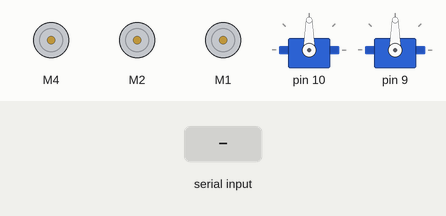
A sketch run on a simulated Arduino Uno, built with avr-gcc and run on an emulated ATmega328P. Parts: 3 × DC motor (green arrow = forward, orange = backward, longer = faster), 2 × servo. Inputs (shaded band) come from the test bench.

Above: at 1.2 s.
1.3 s: "1,90\n" received over Serial
At 3.3 s:
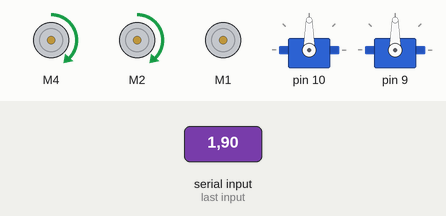
3.8 s: "0\n" received over Serial
At 5.1 s:
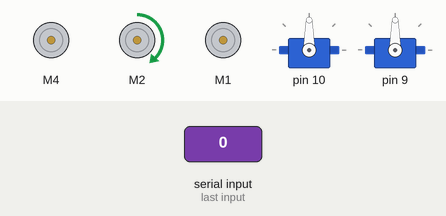
6.3 s: "90,45\n" received over Serial
At 8.3 s:
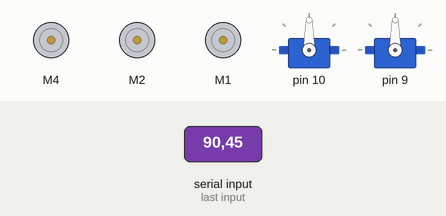
8.8 s: "1,90,45\n" received over Serial
At 10.4 s:
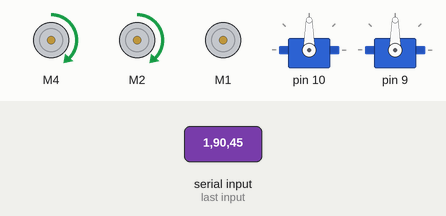
Timing chart, 0 to 11.9 s (numbered marks = the images above; inputs shaded):
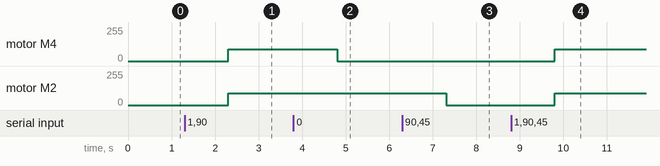

Measured:
- after the input at 1.3 s, motor M4, motor M2: stopped → forward 90/255 after 1.0 s
- after the input at 3.8 s, motor M4: forward 90/255 → stopped after 1.0 s
- after the input at 6.3 s, motor M2: forward 90/255 → stopped after 1.0 s
- after the input at 8.8 s, motor M4, motor M2: stopped → forward 90/255 after 1.0 s

The sketch:

arduino.ino
```cpp
#include "libs/serialCommands.h"
#include "libs/modules.h"

using namespace modules;
using namespace scomm;

void (*pcommands[])(int[]) = {
  motors::runMotor,           //0
  motors::goForward,          //1
  motors::goRound,            //2
  motors::stopMotors,         //3
  motors::stopBrush,          //4
  motors::stopAllMotors,      //5
  nullptr,                    //6 - reserved
  nullptr,                    //7 - reserved
  nullptr,                    //8 - reserved
  nullptr,                    //9 - reserved
  servos::rotateServo         //10
};

void run_command(String command) {
  int id = command.substring(0, 2).toInt();
  int params[3];

  //Пока параметров 3
  for (int i = 0; i < 3; i++) {
    int commID = 4*i+2;
    params[i] = command.substring(commID, commID+4).toInt();
    //Serial.println(params[i]);
  }

  pcommands[id](params);
}

void setup() {
  Serial.begin(9600);

  motors::init();
  servos::init();
}

void loop() {
  while (Serial.available() == 0) {}
  String command_str = Serial.readString();
  command_str.trim();
  run_command(command_str);
}
```

motors.cpp
```cpp
#include "libs/motors.h"
#include "libs/modules.h"

using namespace modules;

void motors::init() {
  for (int i = 0; i < MOTORS_COUNT; i++) {
    pmotors[i]->setSpeed(200);
    pmotors[i]->run(RELEASE);
  }
}

void motors::runMotor(AF_DCMotor* motor, int speed) {
  if (speed > 0) {
    motor->setSpeed(speed);
    motor->run(FORWARD);
  }
  else {
    motor->setSpeed(-speed);
    motor->run(BACKWARD);
  }
}

//Code - 0, Params - 2(motorIDX, speed)
void motors::runMotor(int params[]) {
  runMotor(pmotors[params[0]], params[1]);
}

//Code - 1, Params - 1 (speed)
void motors::goForward(int params[]) {
  runMotor(&rightMotor, params[0]);
  runMotor(&leftMotor, params[0]);
}

//Code - 2, Params - 2 (right motor speed, left motor speed)
void motors::goRound(int params[]) {
  runMotor(&rightMotor, params[0]);
  runMotor(&leftMotor, params[1]);
}

//Code - 3, Params - 0
void motors::stopMotors(int params[]) {
  rightMotor.run(RELEASE);
  leftMotor.run(RELEASE);
}

//Code - 4, Params - 0
void motors::stopBrush(int params[]) {
  brushMotor.run(RELEASE);
}

//Code - 5, Params - 0
void motors::stopAllMotors(int params[]) {
  for (int i = 0; i < MOTORS_COUNT; i++) {
    pmotors[i]->run(RELEASE);
  }
}

// Code - 6, Params - 1
void motors::backward(int params[]) {
  runMotor(&rightMotor, -params[0]);
  runMotor(&leftMotor, -params[0]);
}
```

servos.cpp
```cpp
#include "libs/servos.h"
#include "libs/modules.h"

using namespace modules;

void servos::init() {
  for (int i = 0; i < SERVOS_COUNT; i++)
    pservos[i]->attach(10-i); //3 4 5
}

//Code - 10, Params - 2 (servoIDX, angle)
void servos::rotateServo(int params[]) {
  pservos[params[0]]->write(params[1]);
}
```
